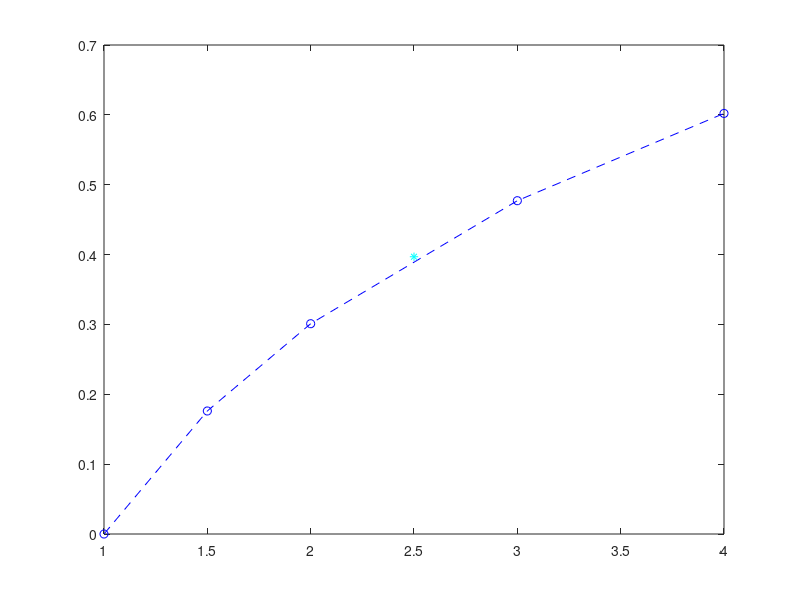

Here is the MATLAB script that generated this plot:
function ExTwo
x = 1:2:115;
y = sqrt(x);

x = [1 1.5 2 3 4];
y = [0 0.17609 0.30103 0.47712 0.60206];

% Plot initial data
plot(x, y, 'b--o')
hold on

[zzz, m] = size(x);
f = [y'];
X = 2.5;

for i = 1:m
  for j = 1:i
    zdet = det([f(j, j), x(j) - X; f(i, j), x(i) - X]);
    f(i, j+1) = 1 / (x(i) - x(j)) * zdet;
  end
end

f(m, m)

plot(X, f(m,m), 'c*')
hold on

end

